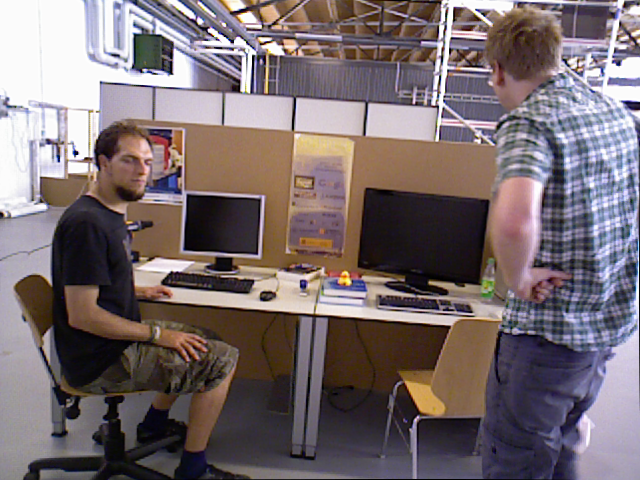
//> input picture data/walk/walk_rgb_1.png, 640 x 480 px
$ ./detectFeatures   (built with g++ and OpenCV 4)
//> lines starting //> are read from the running program, lines starting //| are printed output that depends on the picture
/*************************************************************************
	> File Name: detectFeatures.cpp
	> Author: xiang gao
	> Mail: gaoxiang12@mails.tsinghua.edu.cn
    > 特征提取与匹配
	> Created Time: 2015年07月18日 星期六 16时00分21秒
 ************************************************************************/

#include <iostream>
#include "slamBase.h"
using namespace std;

// OpenCV 特征检测模块
#include <opencv2/features2d/features2d.hpp>
// #include <opencv2/nonfree/nonfree.hpp> // use this if you want to use SIFT or SURF
#include <opencv2/calib3d/calib3d.hpp>

const int MAX_FEATURES = 500;

int main( int argc, char** argv )
{
    // [5 lines of commented-out code are left out]

    cv::Mat rgb1 = cv::imread( "./data/walk/walk_rgb_1.png");
//> rgb1 is the input picture: 480 rows x 640 cols, CV_8UC3; mean B, G, R 110.9, 108, 120.3
    cv::Mat rgb2 = cv::imread( "./data/walk/walk_rgb_2.png");
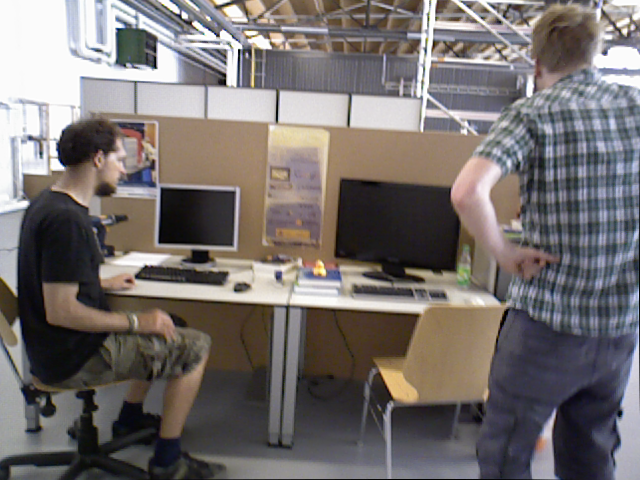
//> input picture data/walk/walk_rgb_2.png, 640 x 480 px
//> rgb2 is the input picture: 480 rows x 640 cols, CV_8UC3; mean B, G, R 109.9, 111.3, 117.5
    cv::Mat depth1 = cv::imread( "./data/walk/walk_depth_1.png", -1);
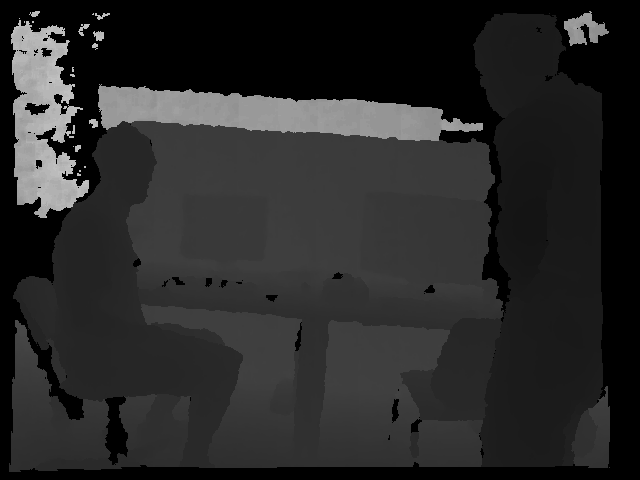
//> input picture data/walk/walk_depth_1.png, 640 x 480 px
//> depth1 is the input picture: 480 rows x 640 cols, CV_16UC1; min 0, max 49350, mean 10484.6
    cv::Mat depth2 = cv::imread( "./data/walk/walk_depth_2.png", -1);
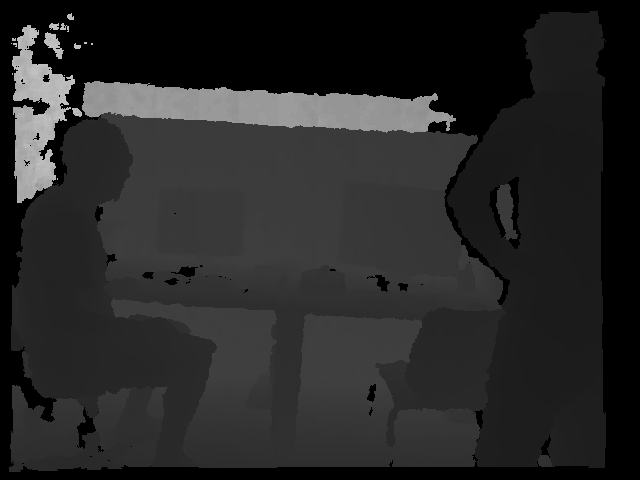
//> input picture data/walk/walk_depth_2.png, 640 x 480 px
//> depth2 is the input picture: 480 rows x 640 cols, CV_16UC1; min 0, max 49350, mean 10123.9

    // 声明特征提取器与描述子提取器
    cv::Ptr<cv::Feature2D> detector= cv::ORB::create(MAX_FEATURES);

    // 构建提取器，默认两者都为 ORB

    // 如果使用 sift, surf ，之前要初始化nonfree模块
    // cv::initModule_nonfree();
    // _detector = cv::FeatureDetector::create( "SIFT" );
    // _descriptor = cv::DescriptorExtractor::create( "SIFT" );

    vector< cv::KeyPoint > kp1, kp2; //关键点
    detector->detect( rgb1, kp1 );  //提取关键点
//> kp1 = 500 keypoints; strongest (x, y, size): (75, 151, 31), (77, 153, 31), (77, 152, 37.2), (232, 42, 31)
    detector->detect( rgb2, kp2 );
//> kp2 = 500 keypoints; strongest (x, y, size): (239, 50, 31), (238, 50, 37.2), (155, 67, 31), (240, 47, 31)

    cout<<"Key points of two images: "<<kp1.size()<<", "<<kp2.size()<<endl;
//| Key points of two images: 500, 500

    // 可视化， 显示关键点
    cv::Mat imgShow;
    cv::drawKeypoints( rgb1, kp1, imgShow, cv::Scalar::all(-1), cv::DrawMatchesFlags::DRAW_RICH_KEYPOINTS );
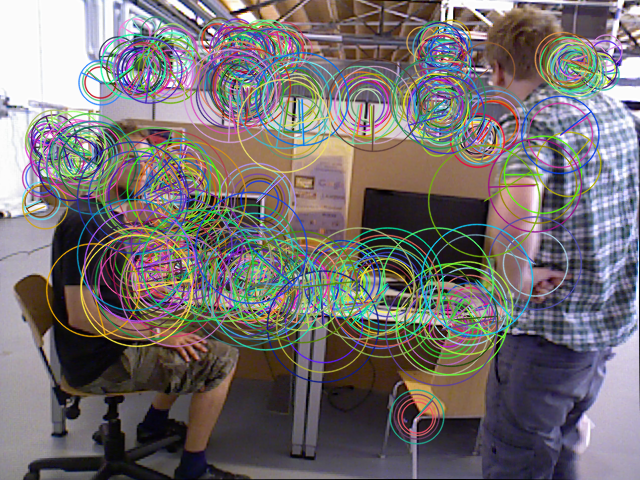
//> imgShow: 480 rows x 640 cols, CV_8UC3; mean B, G, R 112.7, 111.6, 117.4
    cv::imshow( "keypoints", imgShow );
    cv::imwrite( "./data/keypoints.png", imgShow );
    cv::waitKey(0); //暂停等待一个按键

    // 计算描述子
    cv::Mat desp1, desp2;
    detector->compute( rgb1, kp1, desp1 );
    detector->compute( rgb2, kp2, desp2 );

    // 匹配描述子
    vector< cv::DMatch > matches;
    cv::BFMatcher matcher;
    matcher.match( desp1, desp2, matches );
//> matches = 500 matches
    cout<<"Find total "<<matches.size()<<" matches."<<endl;
//| Find total 500 matches.

    // 可视化：显示匹配的特征
    cv::Mat imgMatches;
    cv::drawMatches( rgb1, kp1, rgb2, kp2, matches, imgMatches );
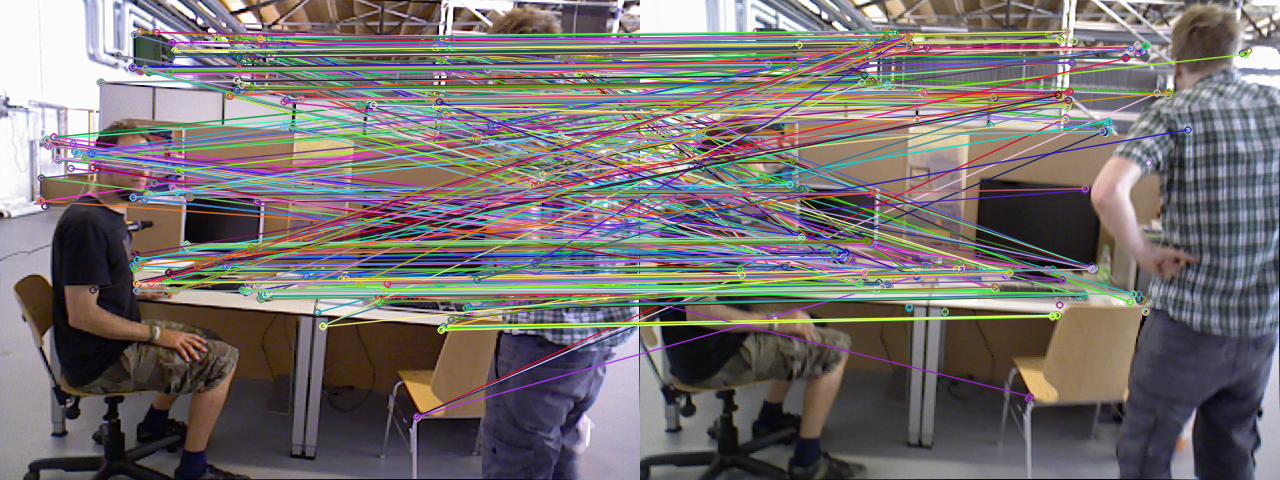
//> imgMatches: 480 rows x 1280 cols, CV_8UC3; mean B, G, R 111.1, 112.1, 118
    cv::imshow( "matches", imgMatches );
    cv::imwrite( "./data/matches.png", imgMatches );
    cv::waitKey( 0 );

    // 筛选匹配，把距离太大的去掉
    // 这里使用的准则是去掉大于四倍最小距离的匹配
    vector< cv::DMatch > goodMatches;
    double minDis = 9999;
    for ( size_t i=0; i<matches.size(); i++ )
    {
        if ( matches[i].distance < minDis )
            minDis = matches[i].distance;
    }
//> this loop made 500 passes
//> minDis on passes 1, 2, 3, 28, 31, 249: 365, 234.8, 213.3, 146.1, 79.41, 32.06
//> after the loop, minDis = 32.06
    cout<<"min dis = "<<minDis<<endl;
//| min dis = 32.0624

    for ( size_t i=0; i<matches.size(); i++ )
    {
        if (matches[i].distance < 10*minDis)
            goodMatches.push_back( matches[i] );
    }
//> after the loop, goodMatches = 259 matches

    // 显示 good matches
    cout<<"good matches="<<goodMatches.size()<<endl;
//| good matches=259
    cv::drawMatches( rgb1, kp1, rgb2, kp2, goodMatches, imgMatches );
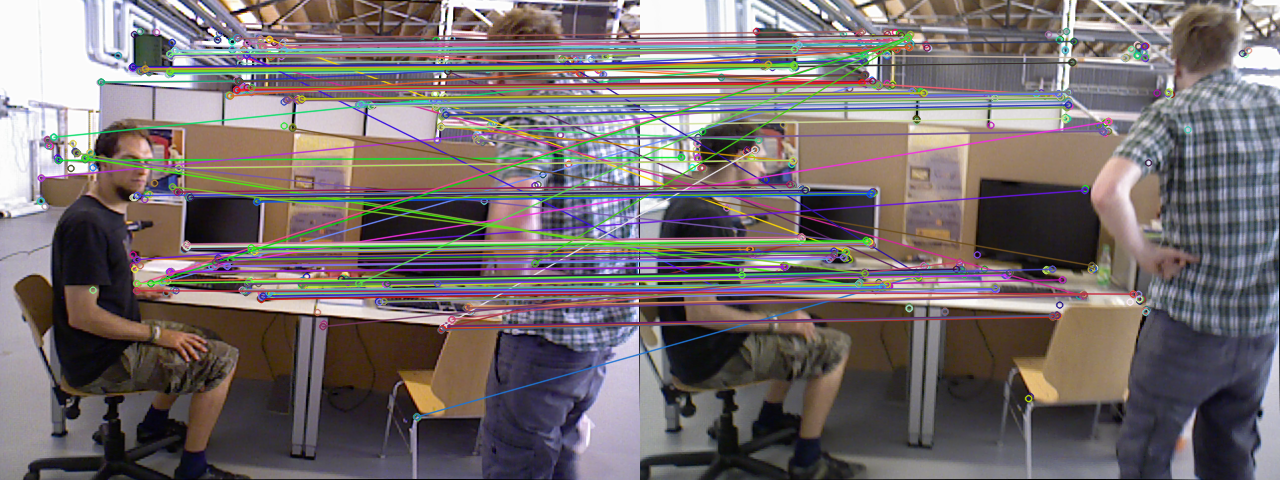
//> imgMatches: 480 rows x 1280 cols, CV_8UC3; mean B, G, R 109.5, 108.9, 117.4
    cv::imshow( "good matches", imgMatches );
    cv::imwrite( "./data/good_matches.png", imgMatches );
    cv::waitKey(0);

    // 计算图像间的运动关系
    // 关键函数：cv::solvePnPRansac()
    // 为调用此函数准备必要的参数

    // 第一个帧的三维点
    vector<cv::Point3f> pts_obj;
    // 第二个帧的图像点
    vector< cv::Point2f > pts_img;

    // 相机内参
//> (the run ends here: the program needs code that is not available in this run, at `CAMERA_INTRINSIC_PARAMETERS C;`)
